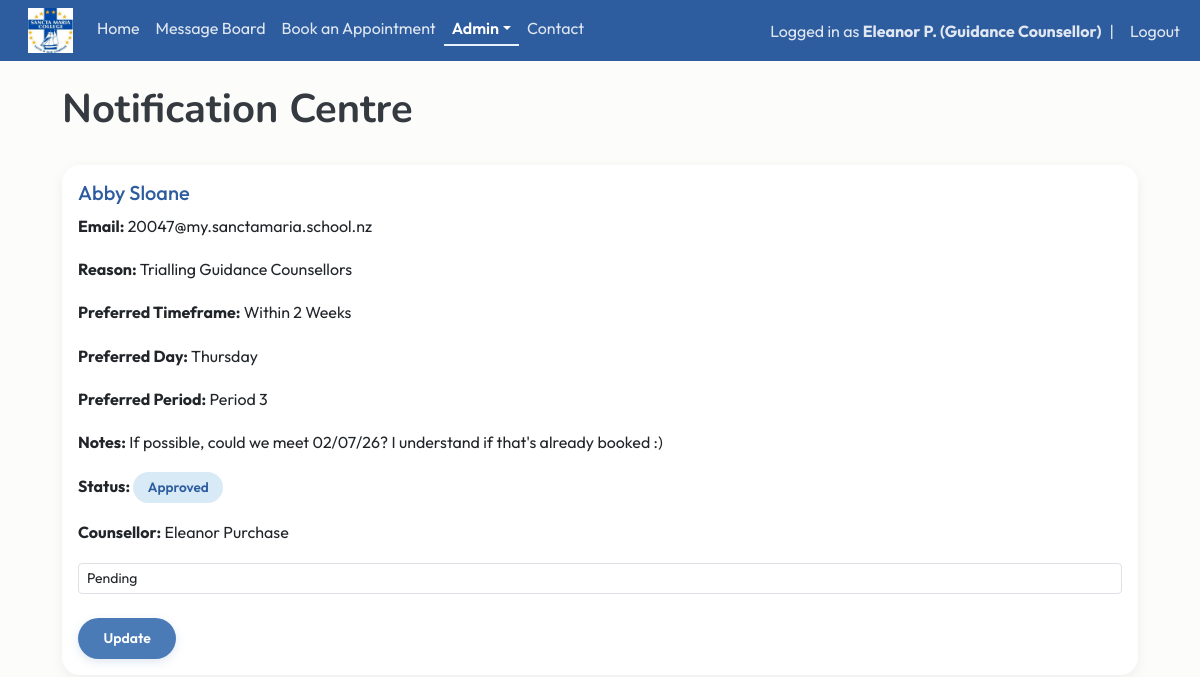
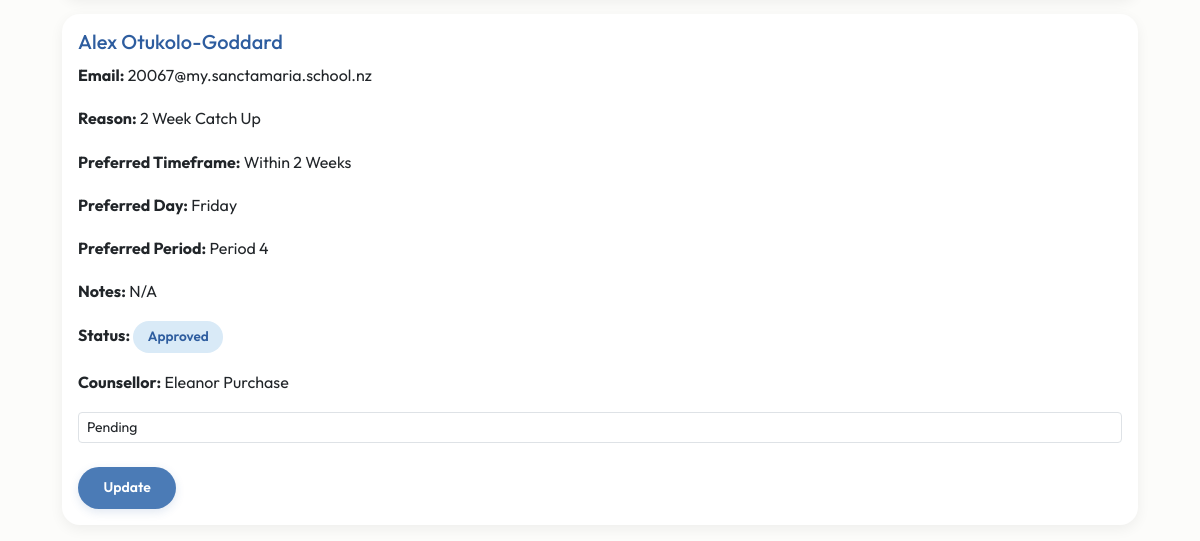
The app's page /notifications (signed in), older data (2 pictures, top to bottom).
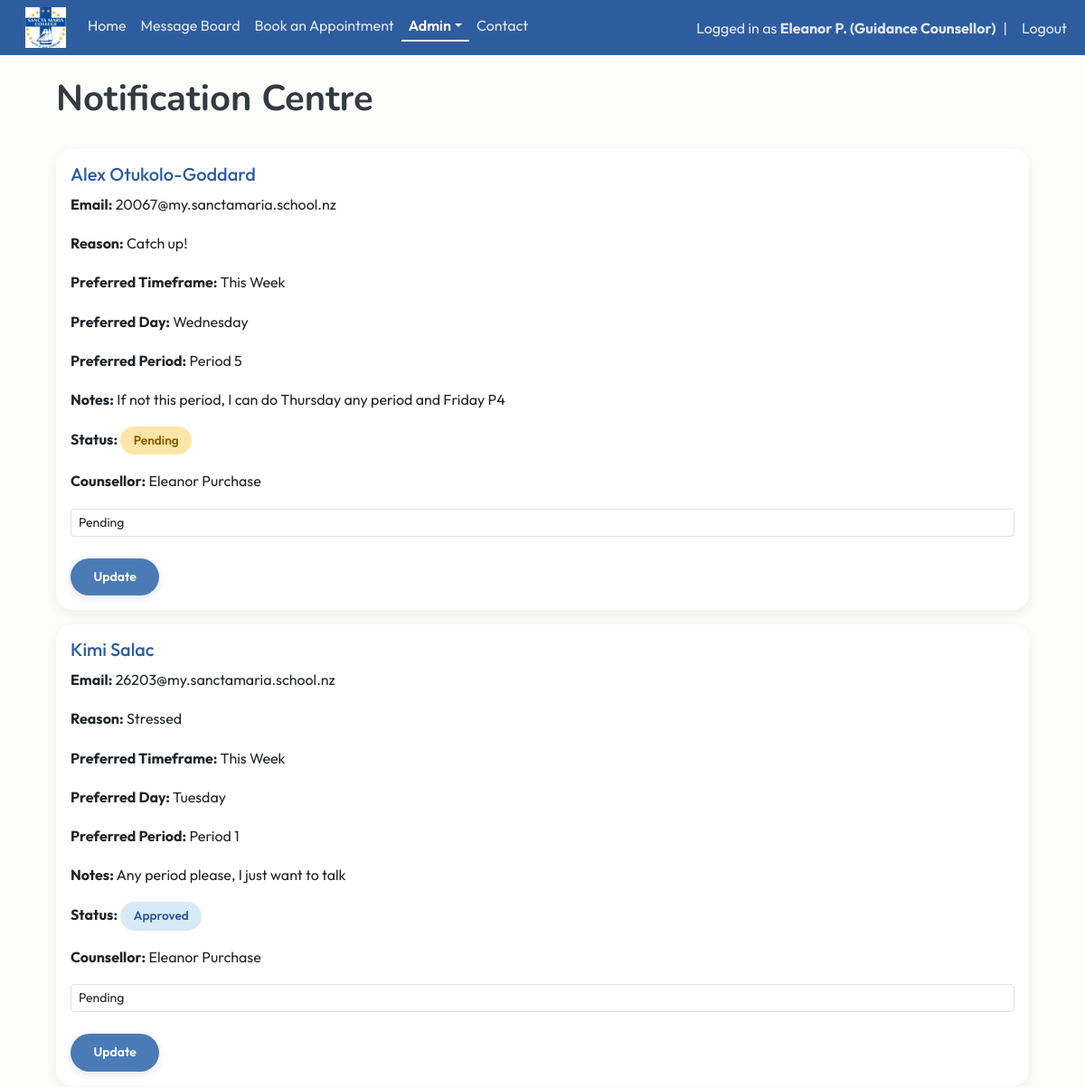
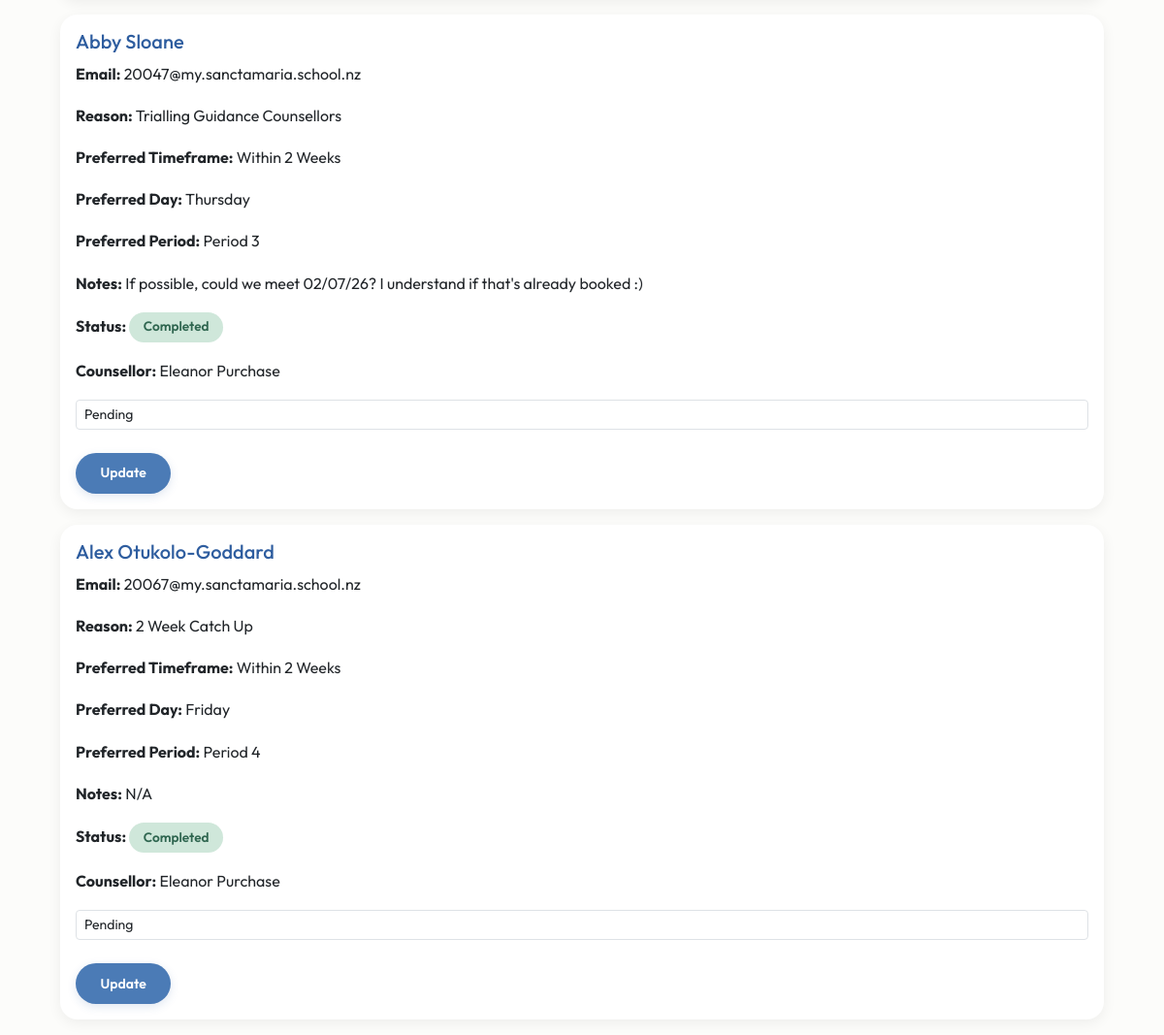
The same page, newer data (2 pictures, top to bottom).
### website/models.py (models this page shows)
class User(db.Model, UserMixin):
    id = db.Column(db.Integer, primary_key=True)
    email = db.Column(db.String(150), unique=True)
    fname = db.Column(db.String(20))
    lname = db.Column(db.String(20))
    username = db.Column(db.String(150), unique=True)
    role = db.Column(db.String(150))
    password = db.Column(db.String(150))
    date_created = db.Column(db.DateTime(timezone=True), default=func.now())
    posts = db.relationship('Post', backref='user', passive_deletes=True)
    comments = db.relationship('Comment', backref='user', passive_deletes=True)
    likes = db.relationship('Like', backref='user', passive_deletes=True)
    appointments = db.relationship('Appointment', foreign_keys="Appointment.counsellor_id", back_populates="counsellor")

class Appointment(db.Model):
    id = db.Column(db.Integer, primary_key=True)
    student_id = db.Column(db.Integer, db.ForeignKey('user.id'), nullable=False)
    counsellor_id = db.Column(db.Integer, db.ForeignKey('user.id'), nullable=True)
    reason = db.Column(db.String(200))
    urgency = db.Column(db.String(50))
    preferred_day = db.Column(db.String(20))
    preferred_period = db.Column(db.String(20))
    notes = db.Column(db.Text)
    status = db.Column(db.String(50), default="Pending")
    date_created = db.Column(db.DateTime(timezone=True), default=func.now())
    student = db.relationship('User', foreign_keys=[student_id])
    counsellor = db.relationship('User', foreign_keys=[counsellor_id], back_populates="appointments")

### website/views.py (the view)
@views.route("/notifications")
@login_required
def notifications():
    if current_user.role != "Guidance Counsellor":
        flash("Access Denied", category="error")
        return redirect(url_for("views.home"))
    appointments = Appointment.query.filter((Appointment.counsellor_id == current_user.id) | (Appointment.counsellor_id == None)
                                            ).order_by(Appointment.date_created.desc()).all()
    return render_template("notifications.html", user=current_user, appointments=appointments)

### website/__init__.py (called while the page is built)
def create_app():
    app = Flask(__name__)
    app.config['SECRET_KEY'] = "DQiAlMIU5u5eeLDw4KPMHx4d"
    app.config['SQLALCHEMY_DATABASE_URI'] = f'sqlite:///{DB_NAME}'
    db.init_app(app)
    from .views import views
    from .auth import auth
    app.register_blueprint(views, url_prefix="/")
    app.register_blueprint(auth, url_prefix="/")
    from .models import User, Post
    with app.app_context():
        db.create_all()
    login_manager = LoginManager()
    login_manager.login_view = "auth.login"
    login_manager.init_app(app)
    @login_manager.user_loader
    def load_user(id):
        return User.query.get(int(id))
    return app

### website/templates/notifications.html (shortened to what this page needs)
{% extends "template.html"%} {% block title %} Notification Centre {% endblock %}
{% block content%}
<div class="container">
    <br/>
    <h1>{% block header %} Notification Centre {% endblock %}</h1>
    <br/>
    {% for appointment in appointments %}
    <div class="card mb-3">
        <div class="card-body">
            <h5>{{ appointment.student.fname }} {{ appointment.student.lname }}</h5>
            <p>
                <b>Email:</b>
                {{ appointment.student.email }}
            </p>
            <p><b>Reason:</b> {{ appointment.reason }}</p>
            <p><b>Preferred Timeframe:</b> {{ appointment.urgency }}</p>
            <p><b>Preferred Day:</b> {{ appointment.preferred_day }}</p>
            <p><b>Preferred Period:</b> {{ appointment.preferred_period }}</p>
            <p><b>Notes:</b> {{ appointment.notes or "N/A" }}</p>
            <p>
                <strong>Status:</strong>
                {% if appointment.status == "Pending" %}
                    <span class="badge bg-warning">Pending</span>
                {% elif appointment.status == "Approved" %}
                    <span class="badge bg-primary">Approved</span>
                {% elif appointment.status == "Completed" %}
                    <span class="badge bg-success">Completed</span>
                {% elif appointment.status == "Declined" %}
                    <span class="badge bg-danger">Cancelled</span>
                {% else %}
                    <span class="badge bg-secondary">
                        {{ appointment.status }}
                    </span>
                {% endif %}
            </p>
            <p>
                <b>Counsellor:</b>
                {% if appointment.counsellor %}
                    {{ appointment.counsellor.fname }} {{ appointment.counsellor.lname }}
                {% else %}
                    <em>Unassigned</em>
                {% endif %}
            </p>
            {% if appointment.counsellor_id == current_user.id %}
            <form method="POST" action="/update-appointment-status/{{ appointment.id }}">
                <select name="status" class="form-control form-control-sm">
                    <option value="Pending">Pending</option>
                </select>
                <br/>
                <button class="btn btn-success btn-sm">Update</button>
            </form>
            {% endif %}
        </div>
    </div>
    {% endfor %}
</div>
{% endblock %}

### website/templates/template.html (shortened to what this page needs)
<!DOCTYPE html>
<html>
    <head>
        <link href="https://cdn.jsdelivr.net/npm/bootstrap@5.3.8/dist/css/bootstrap.min.css" rel="stylesheet">
        <link rel="stylesheet" type="text/css" href="{{ url_for('static', filename='main.css') }}">
    </head>
    <body>
        <nav class="navbar navbar-expand-lg">
            <div class="container-fluid">
              <div class="collapse navbar-collapse" id="navbarSupportedContent">
                <ul class="navbar-nav me-auto mb-2 mb-lg-0">
                  <li class="nav-item">
                      <a class="navbar-brand" href="/home">
                          <img src="{{ url_for('static', filename='img/schoollogo.jpg') }}" width="45px" height="45px">
                      </a>
                  </li>
                  <li class="nav-item">
                      <a class="nav-link {% if request.path == '/home' %}active{% endif %}" href="/home">Home</a>
                  </li>
                  {% if user.is_authenticated %}
                  <li class="nav-item">
                    <a class="nav-link {% if request.path == '/blog' %}active{% endif %}" href="/blog">Message Board</a>
                  </li>
                  <li class="nav-item">
                      <a class="nav-link {% if request.path == '/book-appointment' %}active{% endif %}" href="/book-appointment">Book an Appointment</a>
                  </li>
                  {% if current_user.role == "Guidance Counsellor" %}
                  <li class="nav-item dropdown">
                    <a class="nav-link dropdown-toggle {% if request.path in ['/notifications', '/permissions'] %}active{% endif %}" href="#" role="button" data-bs-toggle="dropdown" aria-expanded="false">Admin</a>
                  </li>
                  {% endif %}
                  {% endif %}
                  <li class="nav-item">
                      <a class="nav-link {% if request.path == '/contact' %}active{% endif %}" href="/contact">Contact</a>
                  </li>
                </ul>
                <ul class="navbar-nav ms-auto align-items-center">
                {% if user.is_authenticated %}
                <li class="nav-item">
                    <span class="navbar-text">
                        Logged in as <strong>{{ user.fname }} {{ user.lname[0] }}. ({{ user.role }})</strong>
                    </span>
                </li>
                <li class="nav-item mx-2">
                    <span class="navbar-text">|</span>
                </li>
                <li class="nav-item">
                    <a class="nav-link py-0" href="/logout">Logout</a>
                </li>
                {% endif %}
                </ul>
              </div>
            </div>
          </nav>
        <main>{% block content %} {% endblock %}</main>
      </body>
</html>

### website/static/main.css (style rules this page uses)
:root { --navy: #2E5D9F; --blue: #5D8CC7; --seafoam: #e7f3fc; --light-blue: #F5FAFE; --cream: #FCFCFA; --text: #343A40; --danger: #C86B6B; --radius: 18px; --section-padding: 6rem; }
.navbar { background-color:var(--navy); }
.navbar .nav-link, .navbar .navbar-text { color: rgba(255,255,255,0.85); transition: 0.2s ease; }
.navbar .nav-link.active { color: #FFFFFF; font-weight: 600; border-bottom: 2px solid var(--seafoam); padding-bottom: 4px; }
body { background-color: var(--cream); color: var(--text); font-family: 'Outfit', Arial, sans-serif; }
h1,h2,h3 { font-family: 'Nunito', Arial, sans-serif; font-weight: 700; }
p { line-height:1.7; }
.container { max-width: 1100px; }
.card { border: none; border-radius: var(--radius); box-shadow: 0 4px 14px rgba(0,0,0,0.06); transition: transform 0.25s ease, box-shadow 0.25s ease; }
.card h5 { color:var(--navy); }
.badge { padding: .55rem .9rem; border-radius: 20px; font-size: .85rem; font-weight: 600; }
.bg-warning { background:#FFE6A7 !important; color:#8A5A00 !important; }
.bg-primary { background:#D9EAF7 !important; color:var(--navy) !important; }
.bg-success { background:#CFE7DA !important; color:#2F6650 !important; }
.btn { border-radius: 30px; padding: .65rem 1.6rem; font-weight: 600; transition: all .25s ease; box-shadow: 0 3px 10px rgba(46,93,159,.15); }
.btn-success { background: #4B7BB6; border: none; color: white; }

Row changes from the older to the newer data that the page shows:
added Appointment: student.fname "Alex", student.lname "Otukolo-Goddard", student.email "20067@my.sanctamaria.school.nz", reason "Catch up!", urgency "This Week", preferred_day "Wednesday", preferred_period "Period 5", notes "If not this period, I can do Thursday any period and Friday P4", status "Pending", counsellor.fname "Eleanor", counsellor.lname "Purchase"
added Appointment: student.fname "Kimi", student.lname "Salac", student.email "26203@my.sanctamaria.school.nz", reason "Stressed", urgency "This Week", preferred_day "Tuesday", preferred_period "Period 1", notes "Any period please, I just want to talk", status "Approved", counsellor.fname "Eleanor", counsellor.lname "Purchase"
changed Appointment "Trialling Guidance Counsellors": status "Approved" → "Completed"
changed Appointment "2 Week Catch Up": status "Approved" → "Completed"
